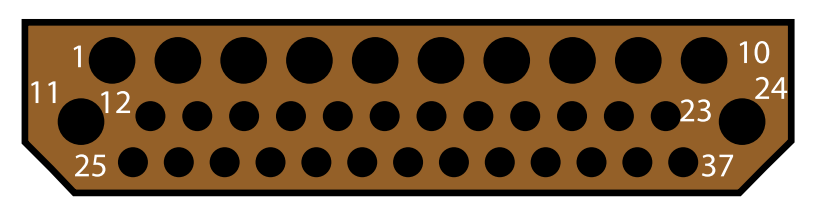
#> input picture python/CavityDetection/Connectors/12T16+25T20.png, 837 x 212 px, found by its file name; its folder holds only this picture in this run
$ python main.py
#> lines starting #> are read from the running program, lines starting #| are printed output that depends on the picture; after the words box and inside, x2 and y2 are one past the last pixel; in counts of white or black regions, pixels touching at a corner belong together
#> in CallDetecteFunction, Img is the input picture: shape (212, 837, 3); mean B, G, R 82.9, 108.9, 133.1
### python/CavityDetection/src/CavityDetection.py
import cv2
import numpy as np

def DetecteCavity(Img) :
    HSV = cv2.cvtColor(Img, cv2.COLOR_BGR2HSV) # Convert to HSV for Mask
#> HSV: shape (212, 837, 3); mean H, S, V 7.8, 89.9, 133.1

    LowerBlack = np.array([0, 0, 0])
    UpperBlack = np.array([180, 255, 30])  # Only dark Area
    Mask = cv2.inRange(HSV, LowerBlack, UpperBlack)
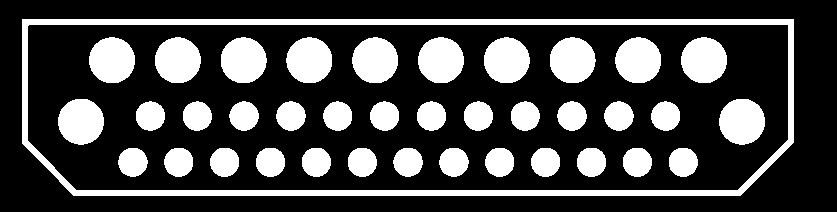
#> Mask: shape (212, 837); 27% white; 38 white regions, largest, box (x1, y1, x2, y2) and area: (22, 19, 794, 196) 10929, (681, 37, 727, 83) 1670, (89, 37, 135, 83) 1668

    # Denoising
    Ker = np.ones((3,3), np.uint8)
    Mask = cv2.morphologyEx(Mask, cv2.MORPH_OPEN, Ker, iterations=2)
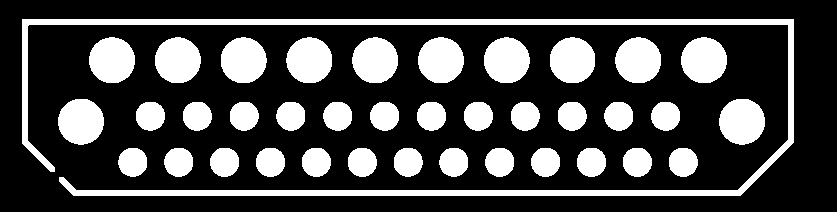
#> Mask: shape (212, 837); 26.9% white; 38 white regions

    # Find Contours
    Contours, _ = cv2.findContours(Mask, cv2.RETR_EXTERNAL, cv2.CHAIN_APPROX_SIMPLE)
#> Contours = 38 contours; largest, box (x1, y1, x2, y2) and area: (22, 19, 794, 196) 9108, (681, 37, 727, 83) 1604, (89, 37, 135, 83) 1602, (418, 37, 464, 83) 1602, (719, 99, 765, 145) 1602


    Cavities = []

    for DetectedCnt in Contours:
       Area = cv2.contourArea(DetectedCnt)
       (x,y), R = cv2.minEnclosingCircle(DetectedCnt)

       # Calculate circularity
       Perimeter = cv2.arcLength(DetectedCnt, True)
       if Perimeter == 0:
           continue
       Circularity = 4 * np.pi * Area / (Perimeter * Perimeter)


       if (R > 10 and
           R < 50 and
           Circularity > 0.7 and
           Area > 30):

        Centre = (int(x), int(y))
        R = int(R)
        Cavities.append((Centre, R))

        #draw
        cv2.circle(Img, Centre, R, (0,255,0), 2)
#> this loop made 38 passes
#> (Area, x, y, R, Perimeter, Circularity, Centre) on passes 1 to 12: (633.5, 682.7, 161.7, 14, 93.84, 0.904, (682, 161)), (635.5, 636.8, 161.7, 14, 93.84, 0.907, (636, 161)), (639, 591, 161.7, 14, 94.43, 0.901, (591, 161)), (635.5, 545.2, 161.7, 14, 93.84, 0.907, (545, 161)), (633.5, 499.3, 161.7, 14, 93.84, 0.904, (499, 161)), (631.5, 453.3, 161.7, 14, 93.84, 0.901, (453, 161)), (631.5, 407.7, 161.7, 14, 93.84, 0.901, (407, 161)), (635.5, 361.7, 161.7, 14, 93.84, 0.907, (361, 161)), (635.5, 315.8, 161.7, 14, 93.84, 0.907, (315, 161)), (639, 270, 161.7, 14, 94.43, 0.901, (270, 161)), (636.5, 224.2, 161.7, 14, 93.84, 0.908, (224, 161)), (632.5, 178.3, 161.7, 14, 93.84, 0.903, (178, 161))
#> (Area, x, y, R, Perimeter, Circularity) on pass 38: (9107.5, 407.5, 81, 390.5, 3615.3, 0.00876)
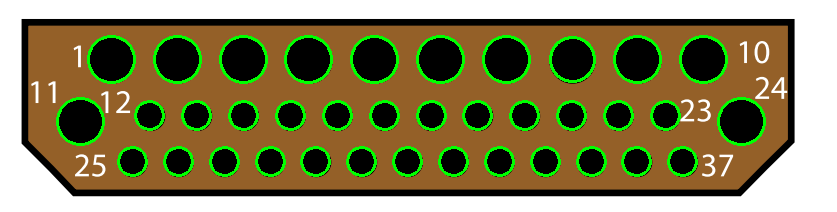
#> Img: shape (212, 837, 3); 6.54% of pixels changed, all inside (x1, y1, x2, y2) = (56, 35, 766, 177)
#> after the loop, Cavities = 37 items

    return Img, Cavities


### python/CavityDetection/src/main.py
from CavityDetection import DetecteCavity
import cv2
import os

def CallDetecteFunction(iDir, oDir):
    os.makedirs(oDir, exist_ok=True)
    for File in os.listdir(iDir):
        if File.lower().endswith('.png'):
            # Read Img
            ImgPath = os.path.join(iDir, File)
            Img = cv2.imread(ImgPath)

            ResImg, Cavities = DetecteCavity(Img)
#> Cavities = 37 items

            # Save results
            output_path = os.path.join(oDir, f"Cavity_detected_{File}")
            cv2.imwrite(output_path, ResImg)

            # Print summary
            print(f"{File}: Detected {len(Cavities)} Cavities")
#| 12T16+25T20.png: Detected 37 Cavities
            for i, (Pos, r) in enumerate(Cavities, 1):
                print(f"Cavity({i}, {r}, {Pos[0]}.0,{Pos[1]}.0, true ),")
#> this loop made 37 passes
#> (Pos, r) on passes 1 to 12: ((682, 161), 14), ((636, 161), 14), ((591, 161), 14), ((545, 161), 14), ((499, 161), 14), ((453, 161), 14), ((407, 161), 14), ((361, 161), 14), ((315, 161), 14), ((270, 161), 14), ((224, 161), 14), ((178, 161), 14)
#| Cavity(1, 14, 682.0,161.0, true ),
#| Cavity(2, 14, 636.0,161.0, true ),
#| Cavity(3, 14, 591.0,161.0, true ),
#| Cavity(4, 14, 545.0,161.0, true ),
#| Cavity(5, 14, 499.0,161.0, true ),
#| Cavity(6, 14, 453.0,161.0, true ),
#| Cavity(7, 14, 407.0,161.0, true ),
#| Cavity(8, 14, 361.0,161.0, true ),
#> (further printed lines are left out)

if __name__ == "__main__":
    iDir = "/home/hhg10/project/CavityDetection/Connectors"
    oDir = "/home/hhg10/project/CavityDetection/DetectionResults"

    CallDetecteFunction(iDir, oDir)
    print("Processing complete. Results saved to:", oDir)

$ run again, on python/CavityDetection/Connectors/39T22+10T16.png
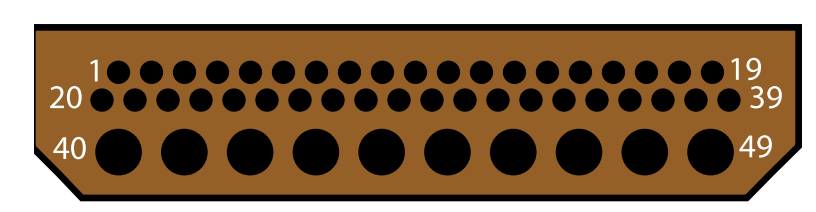
#> input picture python/CavityDetection/Connectors/39T22+10T16.png, 816 x 212 px, found by its file name
#> in CallDetecteFunction, Img is the input picture: shape (212, 816, 3); mean B, G, R 80.2, 108.4, 134.6
#> HSV: shape (212, 816, 3); mean H, S, V 8.4, 97.3, 134.6
#> in DetecteCavity, `Mask = cv2.morphologyEx(Mask, cv2.MORPH_OPEN, Ker, iterations=2)`:
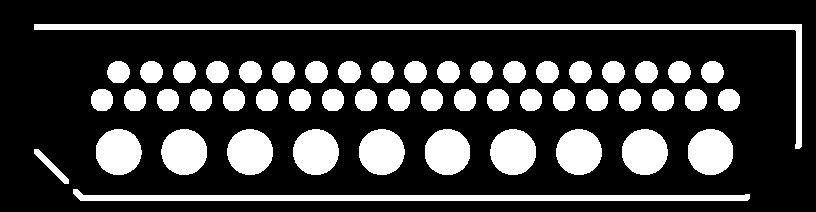
#> Mask: shape (212, 816); 24.3% white; 52 white regions
#> Contours = 52 contours; largest, box (x1, y1, x2, y2) and area: (34, 24, 802, 149) 4434, (73, 189, 750, 201) 3400, (622, 129, 668, 175) 1603, (490, 129, 536, 175) 1603, (96, 129, 142, 175) 1602
#> the loop in DetecteCavity, `for DetectedCnt in Contours:` made 52 passes
#> (Area, x, y, R, Perimeter, Circularity, Centre) on passes 3 to 10: (1595, 710, 151.6, 23, 148.7, 0.906, (710, 151)), (1603, 644.3, 151.6, 23, 149.5, 0.901, (644, 151)), (1599, 578.5, 151.6, 22, 149.5, 0.899, (578, 151)), (1603, 512.7, 151.6, 23, 149.5, 0.901, (512, 151)), (1596, 447, 151.6, 23, 148.7, 0.907, (446, 151)), (1600, 381.2, 151.6, 22, 149.5, 0.899, (381, 151)), (1598, 315.3, 151.7, 22, 149.5, 0.898, (315, 151)), (1599, 249.7, 151.7, 22, 149.5, 0.899, (249, 151))
#> after the loop in DetecteCavity, `for DetectedCnt in Contours:`:
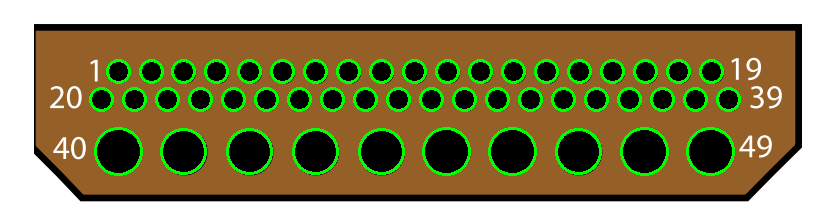
#> Img: shape (212, 816, 3); 7.08% of pixels changed, all inside (x1, y1, x2, y2) = (89, 59, 741, 176)
#> after the loop in DetecteCavity, `for DetectedCnt in Contours:`: Cavities = 49 items
#| 39T22+10T16.png: Detected 49 Cavities
#> the loop in CallDetecteFunction, `for i, (Pos, r) in enumerate(Cavities, 1):` made 49 passes
#> (Pos, r) on passes 1 to 8: ((710, 151), 23), ((644, 151), 23), ((578, 151), 22), ((512, 151), 23), ((446, 151), 23), ((381, 151), 22), ((315, 151), 22), ((249, 151), 22)
#> (printed output is left out)

$ run again, on python/CavityDetection/Connectors/50T20.png
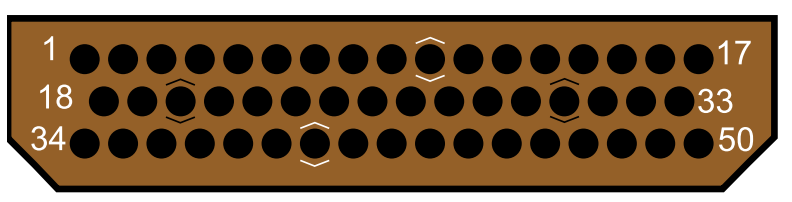
#> input picture python/CavityDetection/Connectors/50T20.png, 792 x 202 px, found by its file name
#> in CallDetecteFunction, Img is the input picture: shape (202, 792, 3); mean B, G, R 65.4, 95.2, 122.8
#> HSV: shape (202, 792, 3); mean H, S, V 8.9, 103.3, 122.8
#> in DetecteCavity, `Mask = cv2.morphologyEx(Mask, cv2.MORPH_OPEN, Ker, iterations=2)`:
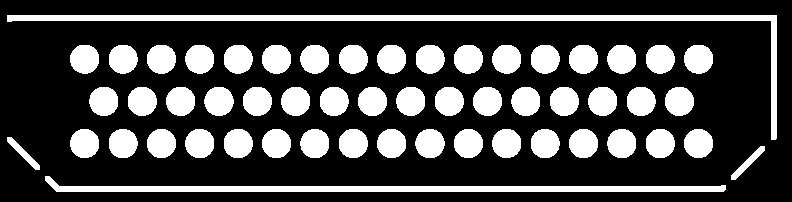
#> Mask: shape (202, 792); 27.4% white; 54 white regions
#> Contours = 54 contours; largest, box (x1, y1, x2, y2) and area: (7, 15, 777, 140) 4444, (45, 176, 726, 192) 3432, (415, 129, 445, 158) 640, (224, 129, 253, 158) 640, (204, 87, 234, 116) 640
#> the loop in DetecteCavity, `for DetectedCnt in Contours:` made 54 passes
#> (Area, x, y, R, Perimeter, Circularity, Centre) on passes 4 to 11: (635, 698.1, 143, 14, 93.25, 0.918, (698, 143)), (638.5, 659.7, 143.1, 14, 93.84, 0.911, (659, 143)), (637, 621.4, 143.1, 14, 94.43, 0.898, (621, 143)), (635, 583, 143.1, 14, 93.25, 0.918, (583, 143)), (635, 544.6, 143.1, 14, 94.43, 0.895, (544, 143)), (637.5, 506.3, 143, 14, 93.84, 0.91, (506, 143)), (635, 467.9, 143, 14, 93.25, 0.918, (467, 143)), (640, 429.5, 143.1, 14, 95.25, 0.886, (429, 143))
#> after the loop in DetecteCavity, `for DetectedCnt in Contours:`:
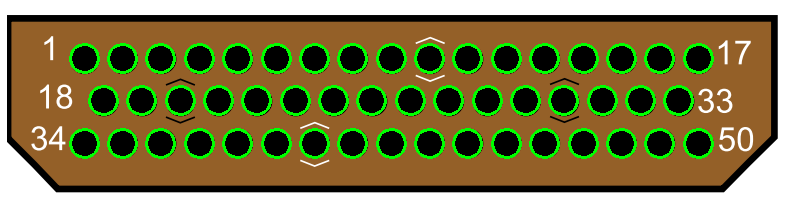
#> Img: shape (202, 792, 3); 8.06% of pixels changed, all inside (x1, y1, x2, y2) = (69, 43, 714, 159)
#> after the loop in DetecteCavity, `for DetectedCnt in Contours:`: Cavities = 50 items
#| 50T20.png: Detected 50 Cavities
#> the loop in CallDetecteFunction, `for i, (Pos, r) in enumerate(Cavities, 1):` made 50 passes
#> Pos on passes 1 to 8: (698, 143), (659, 143), (621, 143), (583, 143), (544, 143), (506, 143), (467, 143), (429, 143)
#> (printed output is left out)

$ run again, on python/CavityDetection/Connectors/5T8.png
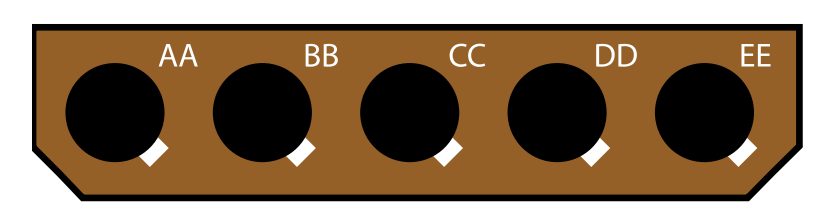
#> input picture python/CavityDetection/Connectors/5T8.png, 836 x 220 px, found by its file name
#> in CallDetecteFunction, Img is the input picture: shape (220, 836, 3); mean B, G, R 91.4, 115.8, 138.5
#> HSV: shape (220, 836, 3); mean H, S, V 7.2, 82.9, 138.5
#> in DetecteCavity, `Mask = cv2.morphologyEx(Mask, cv2.MORPH_OPEN, Ker, iterations=2)`:
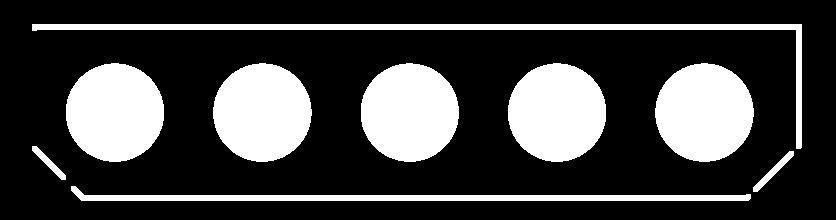
#> Mask: shape (220, 836); 26.2% white; 9 white regions
#> Contours = 9 contours; largest, box (x1, y1, x2, y2) and area: (655, 63, 754, 162) 7490, (66, 63, 164, 162) 7490, (213, 63, 312, 162) 7489, (508, 63, 606, 162) 7486, (361, 63, 459, 162) 7484
#> the loop in DetecteCavity, `for DetectedCnt in Contours:` made 9 passes
#> (Area, x, y, R, Perimeter, Circularity, Centre) on passes 4 to 8: (7490, 704, 112.1, 49, 324, 0.896, (703, 112)), (7486.5, 556.6, 112.1, 49, 323.8, 0.897, (556, 112)), (7484, 409.2, 112.1, 49, 323.2, 0.9, (409, 112)), (7489, 261.9, 112.1, 49, 324, 0.896, (261, 112)), (7490, 114.5, 112.1, 49, 324.4, 0.894, (114, 112))
#> after the loop in DetecteCavity, `for DetectedCnt in Contours:`:
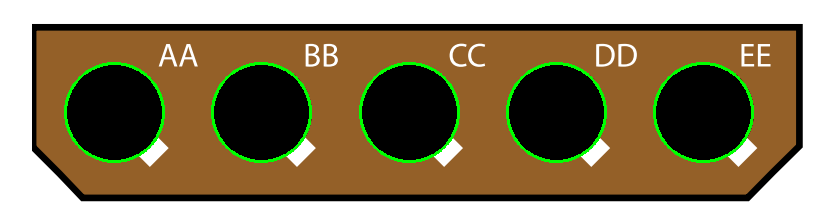
#> Img: shape (220, 836, 3); 2.5% of pixels changed, all inside (x1, y1, x2, y2) = (64, 62, 754, 163)
#> after the loop in DetecteCavity, `for DetectedCnt in Contours:`: Cavities = [((703, 112), 49), ((556, 112), 49), ((409, 112), 49), ((261, 112), 49), ((114, 112), 49)]
#| 5T8.png: Detected 5 Cavities
#> the loop in CallDetecteFunction, `for i, (Pos, r) in enumerate(Cavities, 1):` made 5 passes
#> (printed output is left out)

$ run again, on python/CavityDetection/Connectors/13T12.png
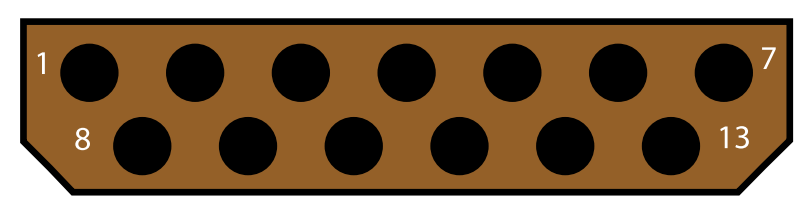
#> input picture python/CavityDetection/Connectors/13T12.png, 807 x 203 px, found by its file name
#> in CallDetecteFunction, Img is the input picture: shape (203, 807, 3); mean B, G, R 68.1, 97.8, 125.4
#> HSV: shape (203, 807, 3); mean H, S, V 8.7, 101.5, 125.4
#> in DetecteCavity, `Mask = cv2.inRange(HSV, LowerBlack, UpperBlack)`:
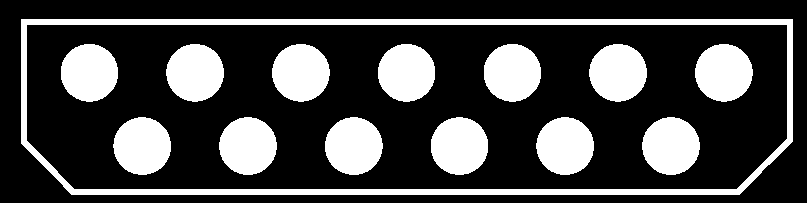
#> Mask: shape (203, 807); 27.4% white; 14 white regions, largest, box (x1, y1, x2, y2) and area: (21, 19, 793, 195) 10911, (325, 117, 383, 175) 2621, (272, 44, 330, 102) 2620
#> Contours = 15 contours; largest, box (x1, y1, x2, y2) and area: (21, 19, 793, 176) 5469, (63, 168, 762, 195) 3573, (325, 117, 383, 175) 2540, (536, 117, 594, 175) 2538, (589, 44, 647, 102) 2538
#> the loop in DetecteCavity, `for DetectedCnt in Contours:` made 15 passes
#> (Area, x, y, R, Perimeter, Circularity, Centre) on passes 2 to 9: (2535, 670.5, 145.5, 28, 188.2, 0.9, (670, 145)), (2538.5, 564.8, 145.6, 28, 188.8, 0.895, (564, 145)), (2538, 459, 145.6, 28, 188.5, 0.897, (459, 145)), (2539.5, 353.2, 145.6, 28, 188.8, 0.896, (353, 145)), (2535, 247.5, 145.5, 28, 188.2, 0.9, (247, 145)), (2533.5, 141.8, 145.6, 28, 187.9, 0.902, (141, 145)), (2537.5, 723.3, 72.26, 28, 188.8, 0.895, (723, 72)), (2538.5, 617.6, 72.25, 28, 188.8, 0.895, (617, 72))
#> after the loop in DetecteCavity, `for DetectedCnt in Contours:`:
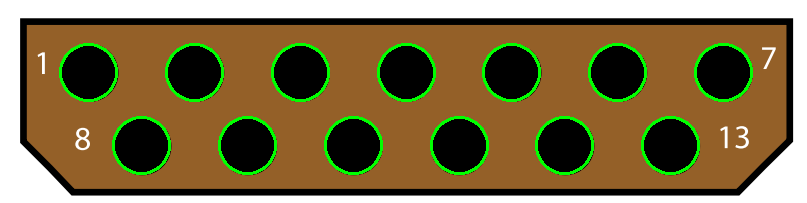
#> Img: shape (203, 807, 3); 4.29% of pixels changed, all inside (x1, y1, x2, y2) = (59, 43, 753, 175)
#> after the loop in DetecteCavity, `for DetectedCnt in Contours:`: Cavities = [((670, 145), 28), ((564, 145), 28), ((459, 145), 28), ((353, 145), 28), ((247, 145), 28), ((141, 145), 28), ((723, 72), 28), ((617, 72), 28), ((511, 72), 28), ((406, 72), 28), ((300, 72), 28), ((194, 72), 28), ((88, 72), 28)]
#| 13T12.png: Detected 13 Cavities
#> the loop in CallDetecteFunction, `for i, (Pos, r) in enumerate(Cavities, 1):` made 13 passes
#> (printed output is left out)
